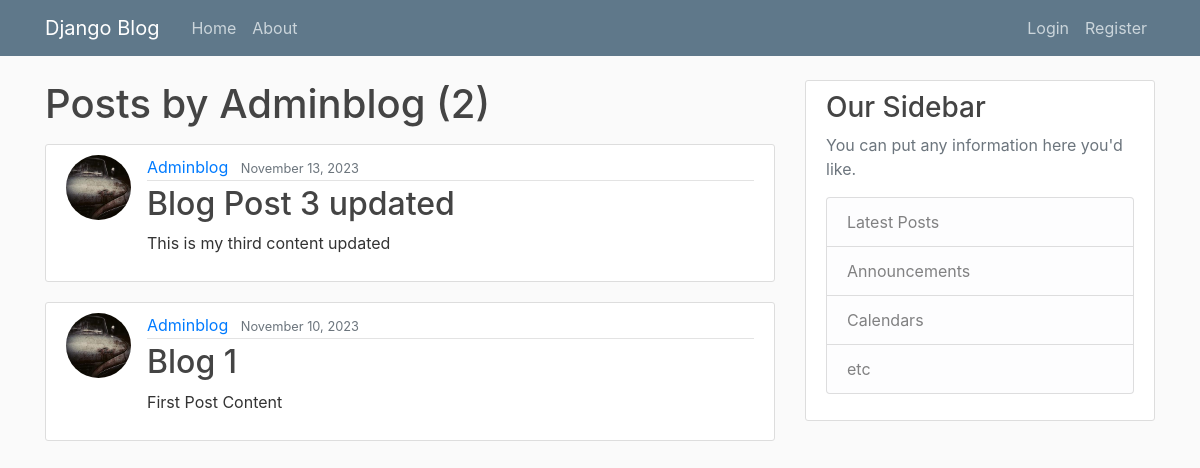
/user/Adminblog/, run on an earlier commit of the app's database.
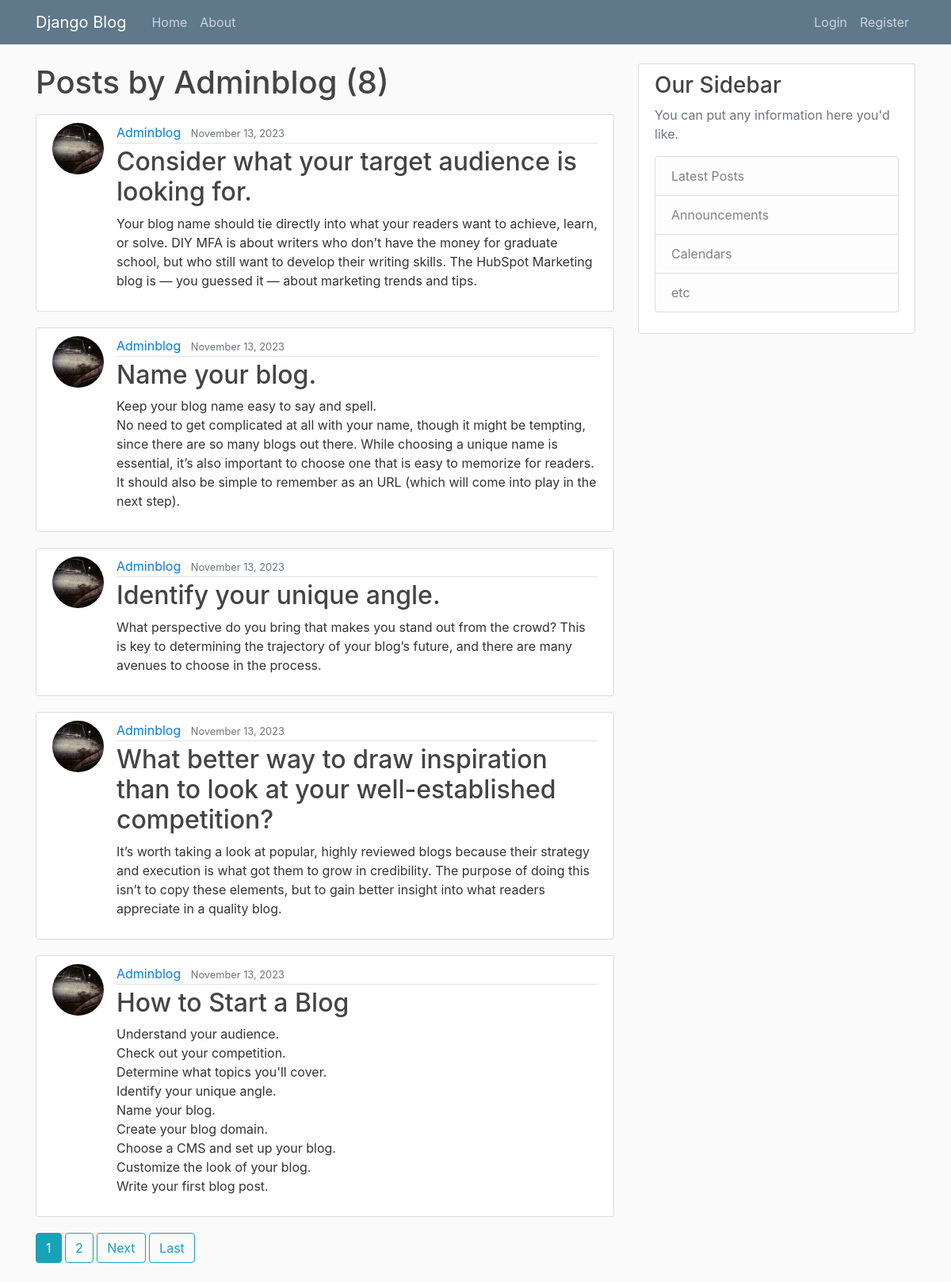
And on a later commit of the database.
### blog/models.py (models this page shows, shortened)
class Post(models.Model):
    title = models.CharField(max_length=100)
    content = models.TextField()
    date_posted = models.DateTimeField(default=timezone.now)
    author = models.ForeignKey(User,on_delete=models.CASCADE)

### users/models.py (models this page shows, shortened)
class Profile(models.Model):
    user = models.OneToOneField(User, on_delete=models.CASCADE)
    image = models.ImageField(default='default.jpg',upload_to='profile_pics')

### blog/views.py (the view)
# urls.py: path('user/<str:username>/',UserPostListView.as_view(),name='user-posts'),
class UserPostListView(ListView):
    model = Post
    template_name = 'blog/user_posts.html'
    context_object_name = 'posts'
    paginate_by = 5
    def get_queryset(self):
        user = get_object_or_404(User,username=self.kwargs.get('username'))
        return Post.objects.filter(author=user).order_by('-date_posted')

### blog/templates/blog/user_posts.html (shortened to what this page needs)
{% extends "blog/base.html" %}
{% block content %}
    <h1 class='mb-3'>Posts by {{ view.kwargs.username }} ({{page_obj.paginator.count}})</h1>
    {% for post in posts %}
        <article class="media content-section">
          <img class='rounded-circle article-img' src='{{post.author.profile.image.url}}'>
          <div class="media-body">
            <div class="article-metadata">
              <a class="mr-2" href="{% url 'user-posts' post.author.username %}">{{ post.author }}</a>
              <small class="text-muted">{{ post.date_posted|date:'F d, Y' }}</small>
            </div>
            <h2><a class="article-title" href="{% url 'post-detail' post.id %}">{{ post.title }}</a></h2>
            <p class="article-content">{{ post.content }}</p>
          </div>
        </article>
    {% endfor %}
    {% if is_paginated %}
      {% for num in page_obj.paginator.page_range %}
        {% if page_obj.number == num %}
          <a class='btn btn-info mb-4' href="?page={{ num }}">{{ num }}</a>
        {% elif num > page_obj.number|add:'-3' and num < page_obj.number|add:'3'%}
          <a class='btn btn-outline-info mb-4' href="?page={{ num }}">{{ num }}</a>
        {% endif %}
      {% endfor %}
      {% if page_obj.has_next %}
        <a class='btn btn-outline-info mb-4' href="?page={{page_obj.next_page_number}}">Next</a>
        <a class='btn btn-outline-info mb-4' href="?page={{ page_obj.paginator.num_pages }}">Last</a>
      {% endif %}
    {% endif %}
{% endblock content %}

### blog/templates/blog/base.html (shortened to what this page needs)
{% load static %}
<!DOCTYPE html>
<html>
<head>
    <link rel="stylesheet" href="https://maxcdn.bootstrapcdn.com/bootstrap/4.0.0/css/bootstrap.min.css">
    <link rel="stylesheet" type="text/css" href="{% static 'blog/main.css' %}">
</head>
<body>
    <header class="site-header">
      <nav class="navbar navbar-expand-md navbar-dark bg-steel fixed-top">
        <div class="container">
          <a class="navbar-brand mr-4" href="{% url 'blog-home' %}">Django Blog</a>
          <div class="collapse navbar-collapse" id="navbarToggle">
            <div class="navbar-nav mr-auto">
              <a class="nav-item nav-link" href="{% url 'blog-home' %}">Home</a>
              <a class="nav-item nav-link" href="{% url 'blog-about' %}">About</a>
            </div>
            <div class="navbar-nav">
              {%if user.is_authenticated %}
              <a class="nav-item nav-link" href="{% url 'post-create'%}">New Post</a>
                <a class="nav-item nav-link" href="{% url 'profile'%}">Profile</a>
                <a class="nav-item nav-link" href="{% url 'logout'%}">Logout</a>
              {%else%}
                <a class="nav-item nav-link" href="{% url 'login'%}">Login</a>
                <a class="nav-item nav-link" href="{% url 'register'%}">Register</a>
              {%endif%}
            </div>
          </div>
        </div>
      </nav>
    </header>
    <main role="main" class="container">
      <div class="row">
        <div class="col-md-8">
          {% block content %}{% endblock %}
        </div>
        <div class="col-md-4">
          <div class="content-section">
            <h3>Our Sidebar</h3>
            <p class='text-muted'>You can put any information here you'd like.
              <ul class="list-group">
                <li class="list-group-item list-group-item-light">Latest Posts</li>
                <li class="list-group-item list-group-item-light">Announcements</li>
                <li class="list-group-item list-group-item-light">Calendars</li>
                <li class="list-group-item list-group-item-light">etc</li>
              </ul>
            </p>
          </div>
        </div>
      </div>
    </main>
</body>
</html>

### blog/static/blog/main.css (style rules this page uses)
body { background: #fafafa; color: #333333; margin-top: 5rem; }
h1, h2, h3, h4, h5, h6 { color: #444444; }
ul { margin: 0; }
.bg-steel { background-color: #5f788a; }
.site-header .navbar-nav .nav-link { color: #cbd5db; }
.content-section { background: #ffffff; padding: 10px 20px; border: 1px solid #dddddd; border-radius: 3px; margin-bottom: 20px; }
.article-title { color: #444444; }
.article-content { white-space: pre-line; }
.article-img { height: 65px; width: 65px; margin-right: 16px; }
.article-metadata { padding-bottom: 1px; margin-bottom: 4px; border-bottom: 1px solid #e3e3e3 }

What changed in the data, as far as the page shows it:
no longer on this page (row edited): Post: author.profile.image (picture), author "Adminblog", date_posted "November 13, 2023", title "Blog Post 3 updated", content "This is my third content updated"
no longer on this page (row unchanged): Post: author.profile.image (picture), author "Adminblog", date_posted "November 10, 2023", title "Blog 1", content "First Post Content"
added Post: author.profile.image (picture), author "Adminblog", date_posted "November 13, 2023", title "Consider what your target audience is looking for.", content "Your blog name should tie directly into what your readers want to achieve, learn, or solve. DIY MFA is about writers who don’t have the money for graduate school, but who still want to develop their writing skills. The HubSpot Marketing blog is — you guessed it — about marketing trends and tips."
added Post: author.profile.image (picture), author "Adminblog", date_posted "November 13, 2023", title "Name your blog.", content "Keep your blog name easy to say and spell. No need to get complicated at all with your name, though it might be tempting, since there are so many blogs out there. While choosing a unique name is essential, it’s also important to choose one that is easy to memorize for readers. It should also be simple to remember as an URL (which will come into play in the next step)."
added Post: author.profile.image (picture), author "Adminblog", date_posted "November 13, 2023", title "Identify your unique angle.", content "What perspective do you bring that makes you stand out from the crowd? This is key to determining the trajectory of your blog’s future, and there are many avenues to choose in the process."
added Post: author.profile.image (picture), author "Adminblog", date_posted "November 13, 2023", title "What better way to draw inspiration than to look at your well-established competition?", content "It’s worth taking a look at popular, highly reviewed blogs because their strategy and execution is what got them to grow in credibility. The purpose of doing this isn’t to copy these elements, but to gain better insight into what readers appreciate in a quality blog."
added Post: author.profile.image (picture), author "Adminblog", date_posted "November 13, 2023", title "How to Start a Blog", content "Understand your audience. Check out your competition. Determine what topics you'll cover. Identify your unique angle. Name your blog. Create your blog domain. Choose a CMS and set up your blog. Customize the look of your blog. Write your first blog post."
Also different on the page:
{{ page_obj.paginator.count }}: "2" → "8"
new list line: "1"
new list line: "2"
text now shown: "Next Last"
